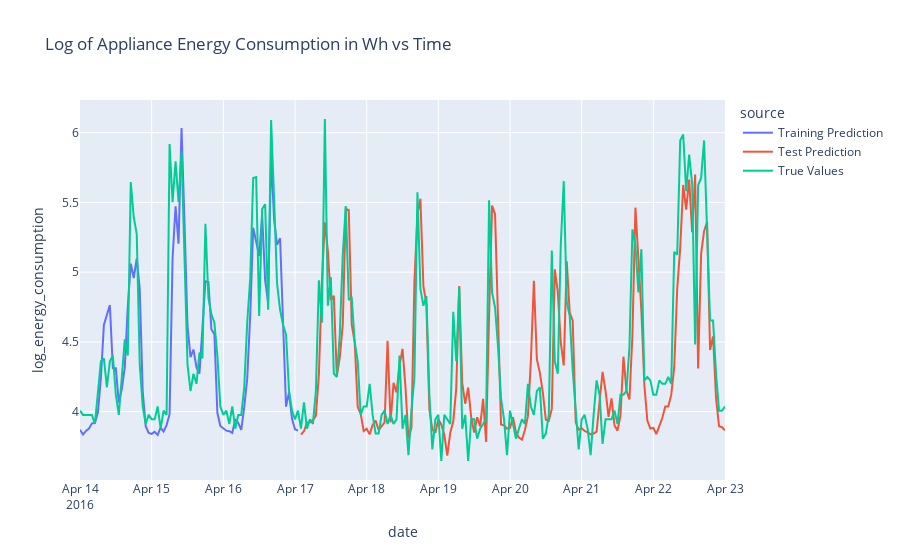

Source (notebook cell):
### Code cell
fig = px.line(evaluation.loc[evaluation['date'].between('2016-04-14', '2016-04-23')],
                 x="date",
                 y="log_energy_consumption",
                 color="source",
                 title="Log of Appliance Energy Consumption in Wh vs Time")
fig.show()

### Figure 1 — Plotly figure (JSON) as saved in the notebook; plotly's stock layout.template omitted (floating-point values rounded to 4 significant figures; data arrays with more than 128 entries replaced by an {"elided": "..."} marker saying what was removed)
{"data": [{"hovertemplate": "source=Training Prediction<br>date=%{x}<br>log_energy_consumption=%{y}<extra></extra>", "legendgroup": "Training Prediction", "line": {"color": "#636efa", "dash": "solid"}, "mode": "lines", "name": "Training Prediction", "orientation": "v", "showlegend": true, "type": "scatter", "x": ["2016-04-14T00:00:00", "2016-04-14T01:00:00", "2016-04-14T02:00:00", "2016-04-14T03:00:00", "2016-04-14T04:00:00", "2016-04-14T05:00:00", "2016-04-14T06:00:00", "2016-04-14T07:00:00", "2016-04-14T08:00:00", "2016-04-14T09:00:00", "2016-04-14T10:00:00", "2016-04-14T11:00:00", "2016-04-14T12:00:00", "2016-04-14T13:00:00", "2016-04-14T14:00:00", "2016-04-14T15:00:00", "2016-04-14T16:00:00", "2016-04-14T17:00:00", "2016-04-14T18:00:00", "2016-04-14T19:00:00", "2016-04-14T20:00:00", "2016-04-14T21:00:00", "2016-04-14T22:00:00", "2016-04-14T23:00:00", "2016-04-15T00:00:00", "2016-04-15T01:00:00", "2016-04-15T02:00:00", "2016-04-15T03:00:00", "2016-04-15T04:00:00", "2016-04-15T05:00:00", "2016-04-15T06:00:00", "2016-04-15T07:00:00", "2016-04-15T08:00:00", "2016-04-15T09:00:00", "2016-04-15T10:00:00", "2016-04-15T11:00:00", "2016-04-15T12:00:00", "2016-04-15T13:00:00", "2016-04-15T14:00:00", "2016-04-15T15:00:00", "2016-04-15T16:00:00", "2016-04-15T17:00:00", "2016-04-15T18:00:00", "2016-04-15T19:00:00", "2016-04-15T20:00:00", "2016-04-15T21:00:00", "2016-04-15T22:00:00", "2016-04-15T23:00:00", "2016-04-16T00:00:00", "2016-04-16T01:00:00", "2016-04-16T02:00:00", "2016-04-16T03:00:00", "2016-04-16T04:00:00", "2016-04-16T05:00:00", "2016-04-16T06:00:00", "2016-04-16T07:00:00", "2016-04-16T08:00:00", "2016-04-16T09:00:00", "2016-04-16T10:00:00", "2016-04-16T11:00:00", "2016-04-16T12:00:00", "2016-04-16T13:00:00", "2016-04-16T14:00:00", "2016-04-16T15:00:00", "2016-04-16T16:00:00", "2016-04-16T17:00:00", "2016-04-16T18:00:00", "2016-04-16T19:00:00", "2016-04-16T20:00:00", "2016-04-16T21:00:00", "2016-04-16T22:00:00", "2016-04-16T23:00:00", "2016-04-17T00:00:00", "2016-04-17T01:00:00"], "xaxis": "x", "y": [3.871, 3.836, 3.862, 3.878, 3.916, 3.918, 3.995, 4.242, 4.622, 4.692, 4.764, 4.313, 4.312, 4.064, 4.161, 4.317, 4.752, 5.061, 4.958, 5.099, 4.882, 4.148, 3.896, 3.847, 3.841, 3.855, 3.833, 3.885, 3.858, 3.904, 3.982, 5.098, 5.473, 5.204, 6.033, 5.355, 4.615, 4.391, 4.446, 4.318, 4.273, 4.599, 4.935, 4.929, 4.59, 4.556, 3.992, 3.898, 3.883, 3.864, 3.86, 3.848, 3.947, 3.918, 3.869, 4.032, 4.237, 4.689, 5.318, 5.217, 5.117, 5.405, 4.943, 4.779, 5.838, 5.377, 5.196, 5.243, 4.591, 4.036, 4.139, 3.949, 3.874, 3.864], "yaxis": "y"}, {"hovertemplate": "source=Test Prediction<br>date=%{x}<br>log_energy_consumption=%{y}<extra></extra>", "legendgroup": "Test Prediction", "line": {"color": "#EF553B", "dash": "solid"}, "mode": "lines", "name": "Test Prediction", "orientation": "v", "showlegend": true, "type": "scatter", "x": {"elided": "143 str values"}, "xaxis": "x", "y": {"elided": "143 float values"}, "yaxis": "y"}, {"hovertemplate": "source=True Values<br>date=%{x}<br>log_energy_consumption=%{y}<extra></extra>", "legendgroup": "True Values", "line": {"color": "#00cc96", "dash": "solid"}, "mode": "lines", "name": "True Values", "orientation": "v", "showlegend": true, "type": "scatter", "x": {"elided": "217 str values"}, "xaxis": "x", "y": {"elided": "217 float values"}, "yaxis": "y"}], "layout": {"legend": {"title": {"text": "source"}, "tracegroupgap": 0}, "title": {"text": "Log of Appliance Energy Consumption in Wh vs Time"}, "xaxis": {"anchor": "y", "domain": [0, 1], "title": {"text": "date"}}, "yaxis": {"anchor": "x", "domain": [0, 1], "title": {"text": "log_energy_consumption"}}}}
